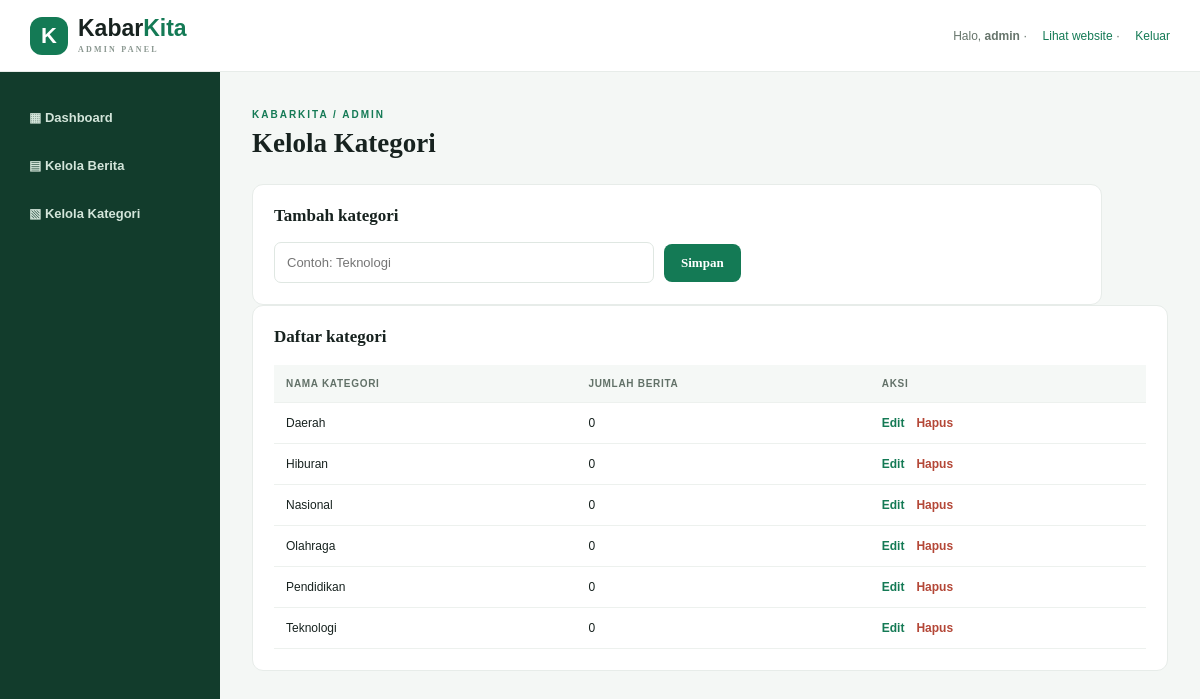
Page /admin/kategori.php (signed in) on the committed database.
### tables this page shows
CREATE TABLE IF NOT EXISTS kategori (
  id_kategori INT UNSIGNED AUTO_INCREMENT PRIMARY KEY,
  nama_kategori VARCHAR(100) NOT NULL UNIQUE,
  created_at TIMESTAMP DEFAULT CURRENT_TIMESTAMP
);

### config/helpers.php (called while the page is built, shortened)
<?php
function e(?string $value): string {
    return htmlspecialchars((string)$value, ENT_QUOTES, 'UTF-8');
}
function base_url(string $path = ''): string {
    $scriptDir = str_replace('\\', '/', dirname($_SERVER['SCRIPT_NAME'] ?? '/'));
    if (preg_match('~/admin$~', $scriptDir)) {
        $scriptDir = dirname($scriptDir);
    }
    $base = rtrim($scriptDir, '/');
    return $base . '/' . ltrim($path, '/');
}

### admin/kategori.php (the view, shortened to what this page needs)
<?php
require_once __DIR__.'/../config/database.php';require_once __DIR__.'/../config/helpers.php';require_admin();
$error='';
$edit=null;if(isset($_GET['edit'])){$s=$pdo->prepare("SELECT * FROM kategori WHERE id_kategori=?");$s->execute([(int)$_GET['edit']]);$edit=$s->fetch();}
$rows=$pdo->query("SELECT k.*,COUNT(b.id_berita) jumlah FROM kategori k LEFT JOIN berita b ON b.id_kategori=k.id_kategori GROUP BY k.id_kategori ORDER BY k.nama_kategori")->fetchAll();
$pageTitle='Kelola Kategori';require __DIR__.'/layout_top.php';
?>
<div class="admin-panel form-panel"><h2><?= $edit?'Edit kategori':'Tambah kategori' ?></h2><?php if($error): ?><div class="alert"><?= e($error) ?></div><?php endif; ?>
<form method="post" class="inline-form"><input name="nama_kategori" placeholder="Contoh: Teknologi" value="<?= e($edit['nama_kategori']??'') ?>" required><button class="btn btn-primary">Simpan</button></form></div>
<div class="admin-panel"><h2>Daftar kategori</h2>
<div class="table-scroll"><table><thead><tr><th>Nama kategori</th><th>Jumlah berita</th><th>Aksi</th></tr></thead><tbody><?php foreach($rows as $r): ?><tr><td><?= e($r['nama_kategori']) ?></td><td><?= $r['jumlah'] ?></td><td class="actions"><a href="?edit=<?= $r['id_kategori'] ?>">Edit</a><a class="danger" onclick="return confirm('Hapus kategori ini?')" href="?hapus=<?= $r['id_kategori'] ?>">Hapus</a></td></tr><?php endforeach; ?></tbody></table></div></div>
<?php require __DIR__.'/layout_bottom.php'; ?>

### admin/layout_top.php (shortened to what this page needs)
<!DOCTYPE html><html lang="id"><head><link rel="stylesheet" href="<?= base_url('assets/style.css') ?>"></head><body class="admin-body">
<header class="admin-header"><a class="brand" href="<?= base_url('admin/index.php') ?>"><span class="brand-mark">K</span><span>Kabar<span class="brand-accent">Kita</span><small>ADMIN PANEL</small></span></a><div>Halo, <b><?= e($_SESSION['admin_username']??'Admin') ?></b> · <a href="<?= base_url() ?>" target="_blank">Lihat website</a> · <a href="<?= base_url('admin/logout.php') ?>">Keluar</a></div></header>
<div class="admin-shell"><aside class="admin-sidebar"><a href="<?= base_url('admin/index.php') ?>">▦ Dashboard</a><a href="<?= base_url('admin/berita.php') ?>">▤ Kelola Berita</a><a href="<?= base_url('admin/kategori.php') ?>">▧ Kelola Kategori</a></aside><main class="admin-main"><div class="admin-title"><span class="eyebrow">KABARKITA / ADMIN</span><h1><?= e($pageTitle) ?></h1></div>

### admin/layout_bottom.php
</main></div><script src="<?= base_url('assets/app.js') ?>"></script></body></html>

### assets/style.css (style rules this page uses)
* { box-sizing:border-box }
:root { --ink:#17221f;--muted:#718078;--green:#147a55;--green-dark:#0c503a;--mint:#e9f5ef;--line:#e7ece9;--paper:#fff;--bg:#f7f9f7 }
body { margin:0;background:var(--bg);color:var(--ink);font-family:'DM Sans',sans-serif }
a { color:inherit;text-decoration:none }
.brand { display:flex;align-items:center;gap:10px;font:800 23px Manrope,sans-serif;white-space:nowrap;line-height:1 }
.brand-mark { width:38px;height:38px;border-radius:12px;background:var(--green);color:#fff;display:grid;place-items:center;font-size:22px }
.brand-accent { color:var(--green) }
.brand small { display:block;letter-spacing:2.2px;font:700 8px 'DM Sans';color:#89968f;margin-top:5px }
.eyebrow { font-size:10px;letter-spacing:2px;font-weight:800;color:var(--green);display:inline-block }
.btn { display:inline-flex;align-items:center;justify-content:center;gap:12px;padding:11px 17px;border:0;border-radius:8px;font:700 13px 'DM Sans';cursor:pointer }
.btn-primary { background:var(--green);color:#fff }
.login-card input,.admin-form input,.admin-form select,.admin-form textarea,.inline-form input { display:block;width:100%;margin-top:7px;padding:12px;border:1px solid #dfe7e2;border-radius:7px;font:inherit;font-size:13px;outline-color:var(--green);background:#fff }
.admin-body { background:#f4f7f5 }
.admin-header { height:72px;background:#fff;border-bottom:1px solid var(--line);display:flex;align-items:center;justify-content:space-between;padding:0 30px }
.admin-header>div { font-size:12px;color:#66746b }
.admin-header>div a { color:var(--green);margin-left:12px }
.admin-shell { display:grid;grid-template-columns:220px 1fr;min-height:calc(100vh - 72px) }
.admin-sidebar { background:#123c2c;padding:25px 14px;display:flex;flex-direction:column;gap:7px }
.admin-sidebar a { color:#d3e5da;padding:13px 15px;border-radius:7px;font-size:13px;font-weight:600 }
.admin-main { padding:32px;min-width:0 }
.admin-title { margin-bottom:25px }
.admin-title h1 { font:800 27px Manrope;margin:6px 0 }
.stat-card,.admin-panel { background:#fff;border:1px solid var(--line);border-radius:11px;padding:21px }
.admin-panel h2,.panel-heading h2 { font:800 17px Manrope;margin:0 0 16px }
.table-scroll { overflow-x:auto;margin-top:18px }
table { width:100%;border-collapse:collapse;font-size:12px;text-align:left }
th { background:#f5f8f6;color:#627168;font-size:10px;text-transform:uppercase;letter-spacing:.7px }
td,th { padding:13px 12px;border-bottom:1px solid #edf1ee }
td a { color:var(--green);font-weight:700 }
.actions { white-space:nowrap }
.actions a { margin-right:12px }
.actions .danger { color:#b44737 }
.form-panel { max-width:850px }
.inline-form { display:flex;gap:10px;align-items:center }
.inline-form input { margin:0;max-width:380px }
.inline-form .btn { flex-shrink:0 }

### rows in the picture
kategori: nama_kategori "Daerah", jumlah "0"
kategori: nama_kategori "Hiburan", jumlah "0"
kategori: nama_kategori "Nasional", jumlah "0"
kategori: nama_kategori "Olahraga", jumlah "0"
kategori: nama_kategori "Pendidikan", jumlah "0"
kategori: nama_kategori "Teknologi", jumlah "0"

### other values in the picture
$_SESSION['admin_username'] "admin"
$pageTitle "Kelola Kategori"
